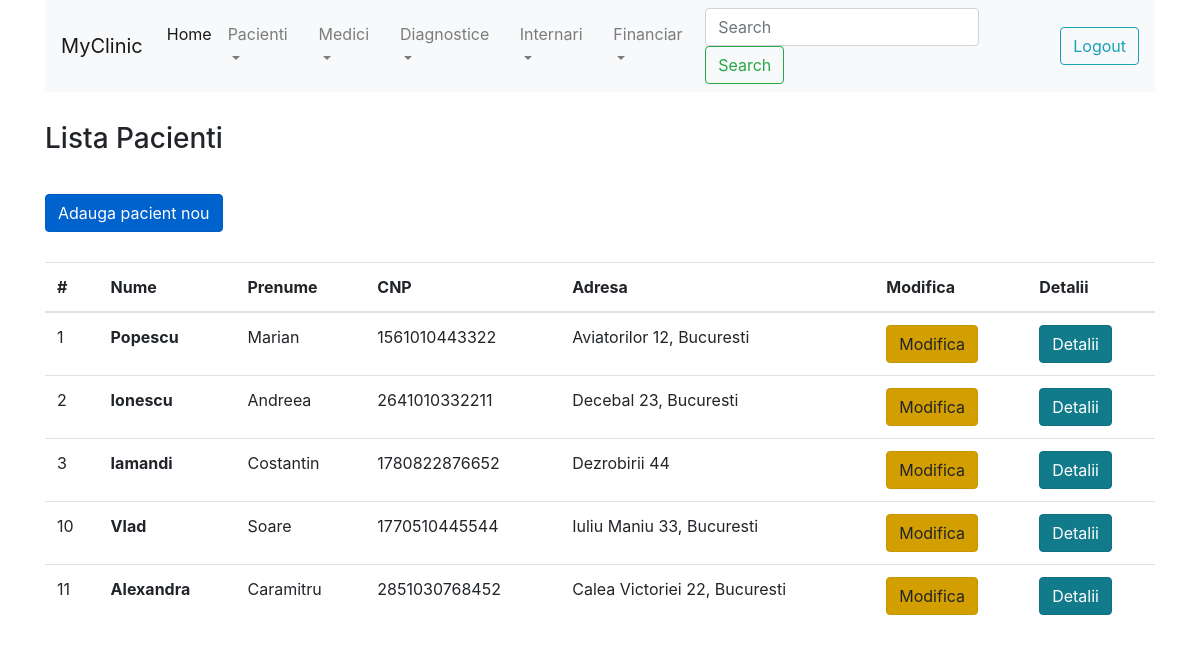
Page /lista_pacienti.php (signed in) on the committed database.
### tables this page shows
CREATE TABLE `pacienti` (
  `pacient_id` smallint(6) NOT NULL AUTO_INCREMENT,
  `Nume` varchar(100) NOT NULL,
  `Prenume` varchar(100) NOT NULL,
  `CNP` varchar(15) NOT NULL,
  `Adresa` varchar(200) DEFAULT NULL,
  PRIMARY KEY (`pacient_id`)
);

### include/db_receptie.php (called while the page is built, shortened)
<?php
function list_pacienti ($conn, $search = '') {
    $sql = "SELECT * FROM pacienti WHERE upper(nume) LIKE upper('%".$search."%') OR upper(prenume) LIKE upper('%".$search."%')";
    $result = $conn->query($sql);
    return $result;
}
?>

### lista_pacienti.php (the view, shortened to what this page needs)
<?php
include 'include/db_connect.php';
include 'include/db_receptie.php';
include 'include/header.php';
include 'include/menu.php';
check_session(); ?>
<div class="col-xs-12" style="height:30px;"></div>
<h3>Lista Pacienti</h3>
<div class="col-xs-12" style="height:30px;"></div>
<a href="add_pacient.php" class="btn btn-primary active" role="button" aria-pressed="true">Adauga pacient nou</a>
<div class="col-xs-12" style="height:30px;"></div>
<table class="table table-hover">
    <thead>
        <tr>
            <th scope="col">#</th>
            <th scope="col">Nume</th>
            <th scope="col">Prenume</th>
            <th scope="col">CNP</th>
            <th scope="col">Adresa</th>
            <th scope="col">Modifica</th>
            <th scope="col">Detalii</th>
        </tr>
    </thead>
    <tbody>
        <?php
        $ret = list_pacienti($conn);
        $numar_pacienti = $ret->num_rows;
        for ($i = 0; $i < $numar_pacienti; $i++) {
            $pacient = $ret->fetch_assoc();
        ?>
            <tr>
                <td><?= $pacient['pacient_id']; ?></td>
                <td><strong><?= $pacient['Nume']; ?></strong></td>
                <td><?= $pacient['Prenume']; ?></td>
                <td><?= $pacient['CNP']; ?></td>
                <td><?= $pacient['Adresa']; ?></td>
                <td><a href="edit_pacient.php?id=<?=$pacient['pacient_id'];?>" class="btn btn-warning active" role="button" aria-pressed="true">Modifica</a></td>
                <td><a href="detalii_pacient.php?id=<?=$pacient['pacient_id'];?>" class="btn btn-info active" role="button" aria-pressed="true">Detalii</a></td>
            </tr>
        <?php
        } ?>
    </tbody>
</table>
<?php include 'include/footer.php'; ?>

### include/header.php (shortened to what this page needs)
<!doctype html>
<html lang="en">
<head>
    <link rel="stylesheet" href="https://maxcdn.bootstrapcdn.com/bootstrap/4.0.0/css/bootstrap.min.css">
</head>
<body>
    <div class="container">

### include/menu.php (shortened to what this page needs)
<nav class="navbar navbar-expand-lg navbar-light bg-light">
    <a class="navbar-brand" href="#">MyClinic</a>
    <div class="collapse navbar-collapse" id="navbarSupportedContent">
        <ul class="navbar-nav mr-auto">
            <li class="nav-item active">
                <a class="nav-link" href="dashboard.php">Home <span class="sr-only">(current)</span></a>
            </li>
            <li class="nav-item dropdown">
                <a class="nav-link dropdown-toggle" href="#" id="navbarDropdown" role="button" data-toggle="dropdown" aria-haspopup="true" aria-expanded="false">
                    Pacienti
                </a>
            </li>
            <li class="nav-item dropdown">
                <a class="nav-link dropdown-toggle" href="#" id="navbarDropdown" role="button" data-toggle="dropdown" aria-haspopup="true" aria-expanded="false">
                    Medici
                </a>
            </li>
            <li class="nav-item dropdown">
                <a class="nav-link dropdown-toggle" href="#" id="navbarDropdown" role="button" data-toggle="dropdown" aria-haspopup="true" aria-expanded="false">
                    Diagnostice
                </a>
            </li>
            <li class="nav-item dropdown">
                <a class="nav-link dropdown-toggle" href="#" id="navbarDropdown" role="button" data-toggle="dropdown" aria-haspopup="true" aria-expanded="false">
                    Internari
                </a>
            </li>
            <li class="nav-item dropdown">
                <a class="nav-link dropdown-toggle" href="#" id="navbarDropdown" role="button" data-toggle="dropdown" aria-haspopup="true" aria-expanded="false">
                    Financiar
                </a>
            </li>
        </ul>
        <form class="form-inline my-2 my-lg-0" name="globalsearch" id="search" action="search.php" method="POST">
            <input class="form-control mr-sm-2" type="search" placeholder="Search" name="search" id="search" aria-label="Search">
            <button class="btn btn-outline-success my-2 my-sm-0" type="submit">Search</button>
        </form>
        <a class="btn btn-outline-info" href="logout.php">Logout</span></a>
    </div>
</nav>

### include/footer.php (shortened to what this page needs)
    </div>
  </body>
</html>

### rows in the picture
pacienti: pacient_id "1", Nume "Popescu", Prenume "Marian", CNP "1561010443322", Adresa "Aviatorilor 12, Bucuresti"
pacienti: pacient_id "2", Nume "Ionescu", Prenume "Andreea", CNP "2641010332211", Adresa "Decebal 23, Bucuresti"
pacienti: pacient_id "3", Nume "Iamandi", Prenume "Costantin", CNP "1780822876652", Adresa "Dezrobirii 44"
pacienti: pacient_id "10", Nume "Vlad", Prenume "Soare", CNP "1770510445544", Adresa "Iuliu Maniu 33, Bucuresti"
pacienti: pacient_id "11", Nume "Alexandra", Prenume "Caramitru", CNP "2851030768452", Adresa "Calea Victoriei 22, Bucuresti"
